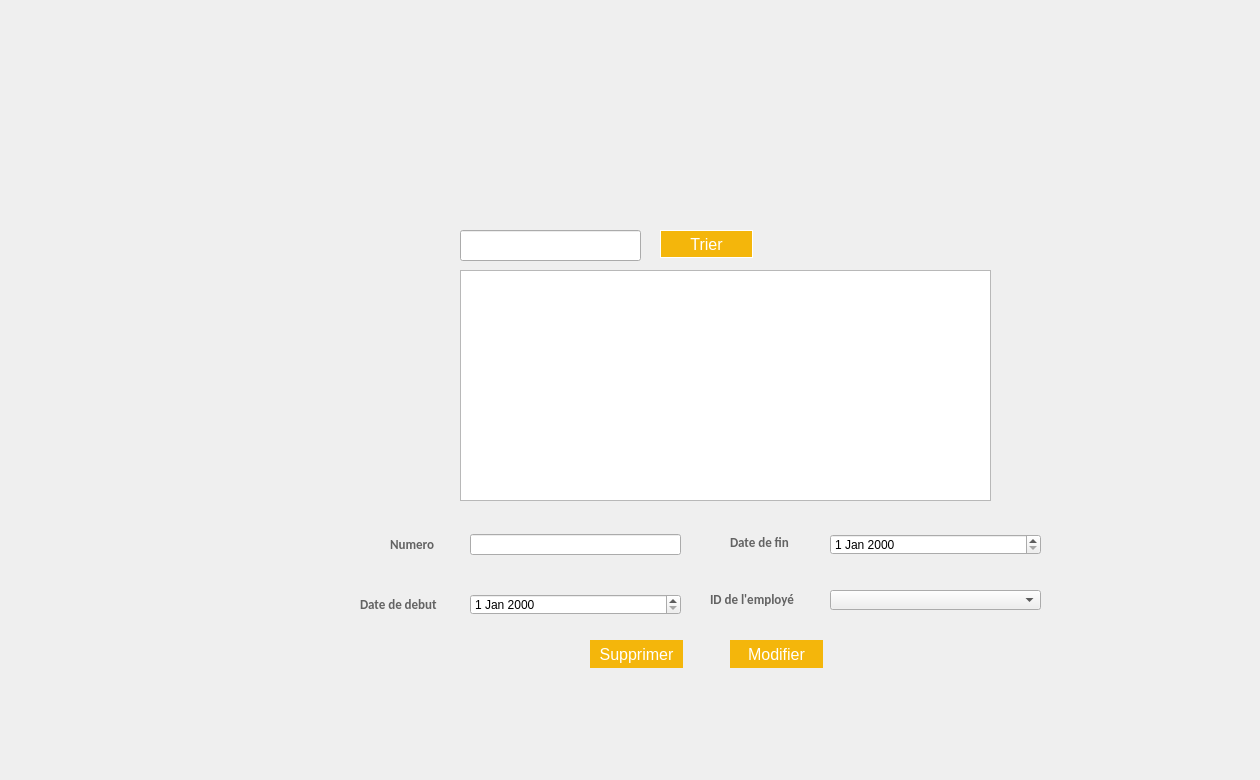
    <widget class="QWidget" name="page_17">
     <widget class="QLabel" name="label_75">
      <property name="geometry">
       <rect>
        <x>-10</x>
        <y>-20</y>
        <width>1251</width>
        <height>771</height>
       </rect>
      </property>
      <property name="text">
       <string/>
      </property>
      <property name="pixmap">
       <pixmap>../../Desktop/anglais/projet c++ design/conge.png</pixmap>
      </property>
      <property name="scaledContents">
       <bool>true</bool>
      </property>
     </widget>
     <widget class="QTableView" name="tableView_5">
      <property name="geometry">
       <rect>
        <x>460</x>
        <y>270</y>
        <width>531</width>
        <height>231</height>
       </rect>
      </property>
     </widget>
     <widget class="QLabel" name="label_82">
      <property name="geometry">
       <rect>
        <x>390</x>
        <y>529</y>
        <width>111</width>
        <height>31</height>
       </rect>
      </property>
      <property name="font">
       <font>
        <family>Calibri</family>
        <pointsize>10</pointsize>
        <weight>75</weight>
        <bold>true</bold>
       </font>
      </property>
      <property name="styleSheet">
       <string notr="true">color: rgb(99, 99, 99);</string>
      </property>
      <property name="text">
       <string>Numero</string>
      </property>
     </widget>
     <widget class="QLabel" name="label_83">
      <property name="geometry">
       <rect>
        <x>360</x>
        <y>589</y>
        <width>201</width>
        <height>31</height>
       </rect>
      </property>
      <property name="font">
       <font>
        <family>Calibri</family>
        <pointsize>10</pointsize>
        <weight>75</weight>
        <bold>true</bold>
       </font>
      </property>
      <property name="styleSheet">
       <string notr="true">color :#636363;</string>
      </property>
      <property name="text">
       <string>Date de debut </string>
      </property>
     </widget>
     <widget class="QDateEdit" name="dateEdit_5">
      <property name="geometry">
       <rect>
        <x>470</x>
        <y>594</y>
        <width>211</width>
        <height>21</height>
       </rect>
      </property>
     </widget>
     <widget class="QDateEdit" name="dateEdit_6">
      <property name="geometry">
       <rect>
        <x>830</x>
        <y>534</y>
        <width>211</width>
        <height>21</height>
       </rect>
      </property>
     </widget>
     <widget class="QLineEdit" name="modifnumm">
      <property name="geometry">
       <rect>
        <x>470</x>
        <y>534</y>
        <width>211</width>
        <height>21</height>
       </rect>
      </property>
      <property name="styleSheet">
       <string notr="true"/>
      </property>
     </widget>
     <widget class="QLabel" name="label_84">
      <property name="geometry">
       <rect>
        <x>730</x>
        <y>522</y>
        <width>151</width>
        <height>41</height>
       </rect>
      </property>
      <property name="font">
       <font>
        <family>Calibri</family>
        <pointsize>10</pointsize>
        <weight>75</weight>
        <bold>true</bold>
       </font>
      </property>
      <property name="styleSheet">
       <string notr="true">color :#636363;</string>
      </property>
      <property name="text">
       <string>Date de fin</string>
      </property>
     </widget>
     <widget class="QLabel" name="label_85">
      <property name="geometry">
       <rect>
        <x>710</x>
        <y>579</y>
        <width>201</width>
        <height>41</height>
       </rect>
      </property>
      <property name="font">
       <font>
        <family>Calibri</family>
        <pointsize>10</pointsize>
        <weight>75</weight>
        <bold>true</bold>
       </font>
      </property>
      <property name="styleSheet">
       <string notr="true">color :#636363;</string>
      </property>
      <property name="text">
       <string>ID de l'employé </string>
      </property>
     </widget>
     <widget class="QComboBox" name="comboBoxid_2">
      <property name="geometry">
       <rect>
        <x>830</x>
        <y>590</y>
        <width>211</width>
        <height>20</height>
       </rect>
      </property>
     </widget>
     <widget class="QPushButton" name="supppp_2">
      <property name="geometry">
       <rect>
        <x>590</x>
        <y>640</y>
        <width>93</width>
        <height>28</height>
       </rect>
      </property>
      <property name="styleSheet">
       <string notr="true">QPushButton{
line-height: 1;
    color: #ffffff;
    background-color: #f4b60b;
    background-clip: padding-box;
	border: 1px solid #f4b60b;
    font-weight: 400;
	font-size: 16px;
    padding: 0.875rem 1.375rem;
}
QPushButton:hover{
	border: 1px solid #f4b60b;
 color: #f4b60b;
    background-color: #ffffff;

}
</string>
      </property>
      <property name="text">
       <string>Supprimer</string>
      </property>
     </widget>
     <widget class="QPushButton" name="abab_2">
      <property name="geometry">
       <rect>
        <x>730</x>
        <y>640</y>
        <width>93</width>
        <height>28</height>
       </rect>
      </property>
      <property name="styleSheet">
       <string notr="true">QPushButton{
line-height: 1;
    color: #ffffff;
    background-color: #f4b60b;
    background-clip: padding-box;
	border: 1px solid #f4b60b;
    font-weight: 400;
	font-size: 16px;
    padding: 0.875rem 1.375rem;
}
QPushButton:hover{
	border: 1px solid #f4b60b;
 color: #f4b60b;
    background-color: #ffffff;

}
</string>
      </property>
      <property name="text">
       <string>Modifier</string>
      </property>
     </widget>
     <widget class="QLineEdit" name="recherchee_2">
      <property name="geometry">
       <rect>
        <x>460</x>
        <y>230</y>
        <width>181</width>
        <height>31</height>
       </rect>
      </property>
      <property name="styleSheet">
       <string notr="true"/>
      </property>
     </widget>
     <widget class="QPushButton" name="trieeeee_2">
      <property name="geometry">
       <rect>
        <x>660</x>
        <y>230</y>
        <width>93</width>
        <height>28</height>
       </rect>
      </property>
      <property name="styleSheet">
       <string notr="true">QPushButton{
line-height: 1;
    color: #ffffff;
    background-color: #f4b60b;
    background-clip: padding-box;
	border: 1px solid #ffffff;
    font-weight: 400;
	font-size: 16px;
    padding: 0.875rem 1.375rem;
}
QPushButton:hover{
	border: 1px solid #f4b60b;
 color: #f4b60b;
    background-color: #ffffff;

}
</string>
      </property>
      <property name="text">
       <string>Trier</string>
      </property>
     </widget>
    </widget>
